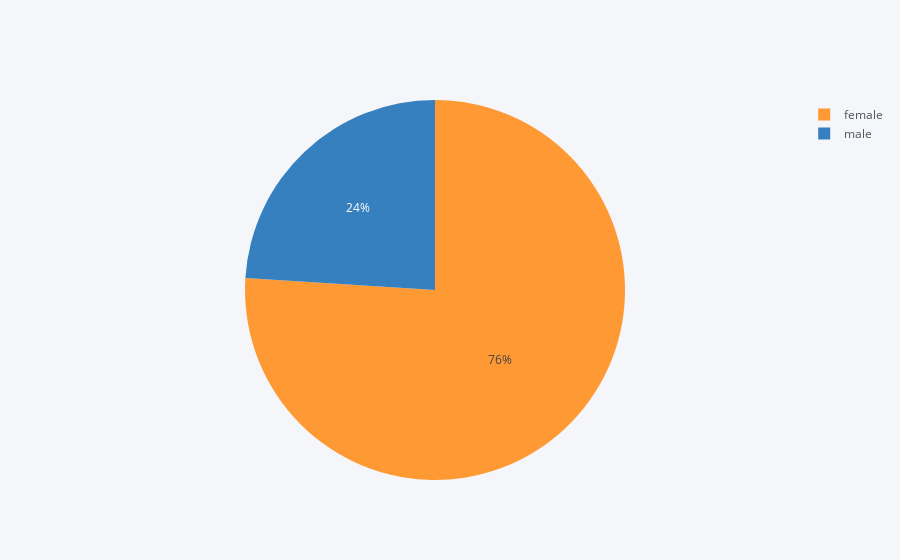

The notebook cell this image was saved under:
### Markdown cell above
### Q9). Gender Distribution of Borrower.

### Code cell
gender = df_kiva_loans['borrower_genders'].value_counts()[:2].reset_index()
gender.iplot(kind='pie', labels='index', values='borrower_genders')
plt.show()

### Figure 1 — Plotly figure (JSON) as saved in the notebook; plotly's stock layout.template omitted (floating-point values rounded to 4 significant figures)
{"data": [{"labels": ["female", "male"], "marker": {"colors": ["rgba(255, 153, 51, 1.0)", "rgba(55, 128, 191, 1.0)"]}, "name": "", "type": "pie", "values": [426502, 134710]}], "layout": {"legend": {"bgcolor": "#F5F6F9", "font": {"color": "#4D5663"}}, "paper_bgcolor": "#F5F6F9", "plot_bgcolor": "#F5F6F9", "titlefont": {"color": "#4D5663"}}}
